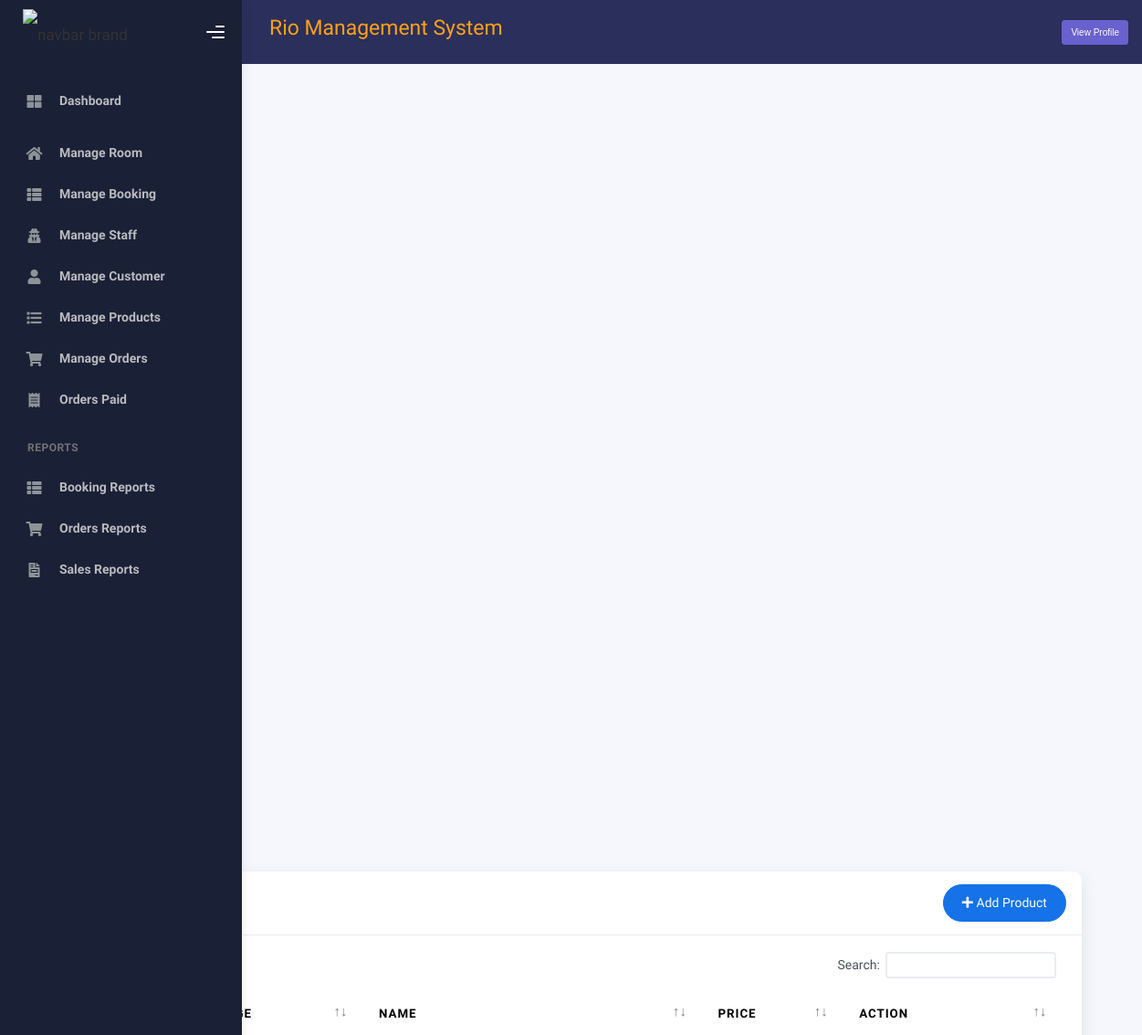
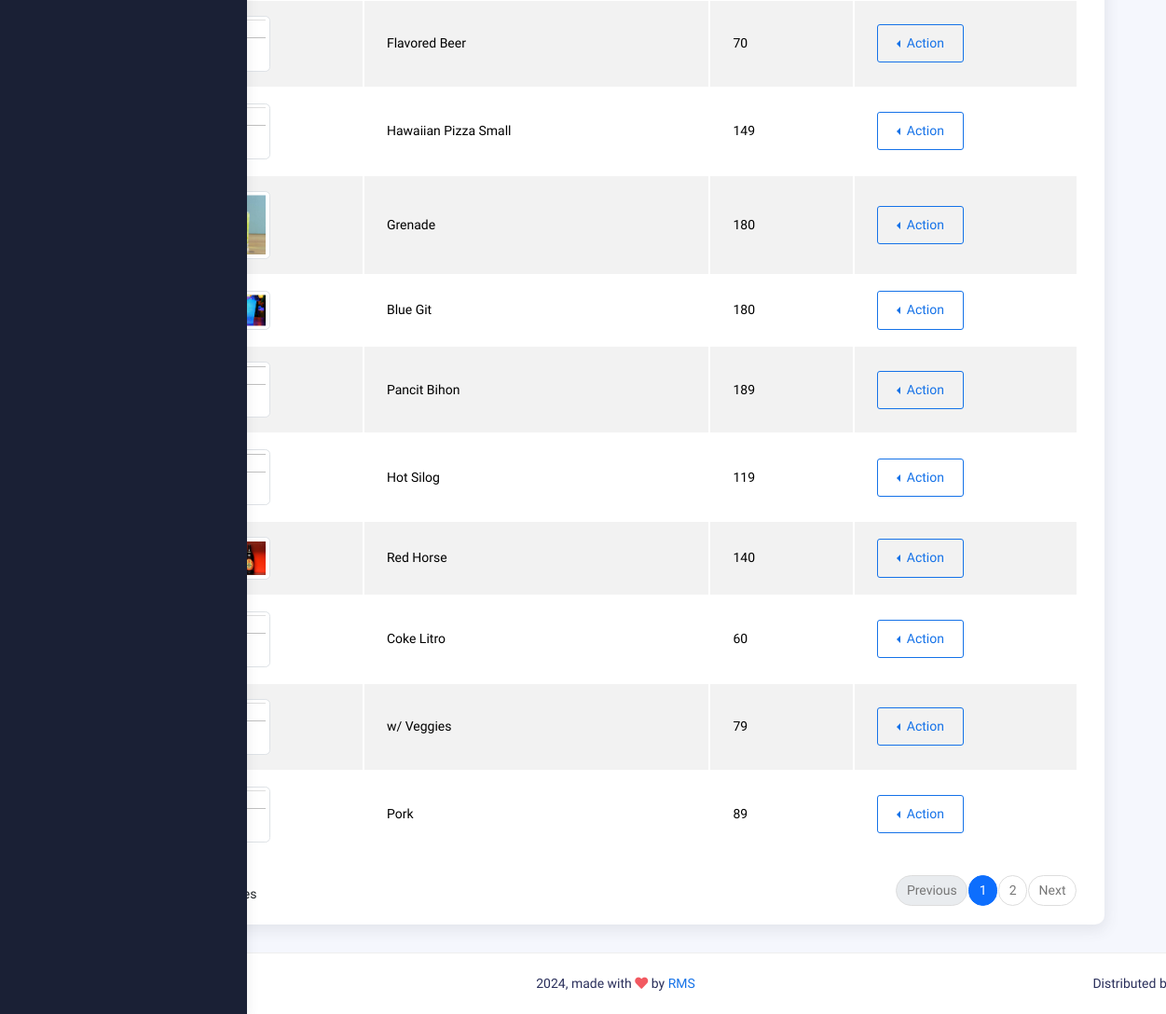
The app's page /admin/product.php with its own data (2 pictures, top to bottom).
### tables this page shows
CREATE TABLE `rpos_products` (
  `prod_id` int(11) NOT NULL,
  `prod_name` varchar(200) NOT NULL,
  `prod_img` varchar(200) NOT NULL,
  `prod_price` varchar(200) NOT NULL,
  `created_at` timestamp(6) NOT NULL DEFAULT current_timestamp(6) ON UPDATE current_timestamp(6)
);

### admin/product.php (the view, shortened to what this page needs)
<?php
include("config/connect.php");
?>
<!DOCTYPE html>
<html lang="en">
  <head>
    <link rel="stylesheet" href="assets/css/bootstrap.min.css" />
    <link rel="stylesheet" href="assets/css/plugins.min.css" />
    <link rel="stylesheet" href="assets/css/kaiadmin.min.css" />
<link rel="stylesheet" href="assets/css/demo.css" />
  </head>
  <body>
    <div class="wrapper">
      <?php include("include/sidenavigation.php");?>
      <div class="main-panel">
        <?php include("include/header.php");?>
        <div class="container">
          <div class="page-inner">
            <div class="d-flex align-items-left align-items-md-center flex-column flex-md-row pt-2 pb-4">
              <div>
                <h3 class="fw-bold mb-3">Product List</h3>
                <h6 class="op-7 mb-2">Information</h6>
              </div>
              </div>
            </div>
          <div class="row">
              <div class="col-md-12">
                <div class="card">
                  <div class="card-header">
                     <div class="d-flex align-items-center">
                      <h4 class="card-title">Manage Product</h4>
                      <button onclick="location.href='add-product.php'" class="btn btn-primary btn-round ms-auto">
                        <i class="fa fa-plus"></i>
                        Add Product
                      </button>
                    </div>
                  </div>
                  <div class="card-body">
                    <div class="table-responsive">
                      <table
                        id="basic-datatables"
                        class="display table table-striped table-hover" style="width: 100%;">
                        <thead>
                          <tr>
                                        <th>#</th>
                                        <th>Image</th>
                                        <th>Name</th>
                                        <th>Price</th>
                                        <th>Action</th>
                                    </tr>
                                </thead>
                                <tbody>
                                   <?php
                                    $sql = "SELECT prod_id, prod_img, prod_name,  prod_price FROM rpos_products";
                                    $result = $conn->query($sql);
                                    $cnt = 1;
                                    if ($result->num_rows > 0) {
                                    while($row = $result->fetch_assoc()) {
                                    ?>
                <tr>
                    <td><?php echo $cnt; ?></td>
                    <td> <?php
?></td>
                    <td><?php echo  htmlspecialchars($row['prod_name'], ENT_QUOTES, 'UTF-8'); ?></td>
                    <td><?php echo  htmlspecialchars($row['prod_price'], ENT_QUOTES, 'UTF-8'); ?></td>
                    <td>
                        <div class="btn-group dropstart">
                        <button
                          type="button"
                          class="btn btn-primary btn-border dropdown-toggle"
                          data-bs-toggle="dropdown"
                          aria-haspopup="true"
                          aria-expanded="false"
                        >
                          Action
                        </button>
                      </div>
                    </td>
                </tr>
                <?php  $cnt = $cnt+1; } } $conn->close(); ?>
                                </tbody>
                            </table>
                    </div>
                  </div>
                </div>
              </div>
      </div>
 <?php include("include/footer.php");?>
    </div>
  </body>
</html>

### records on screen
rpos_products: prod_name "Flavored Beer", prod_price "70"
rpos_products: prod_name "Hawaiian Pizza Small", prod_price "149"
rpos_products: prod_name "Grenade", prod_price "180"
rpos_products: prod_name "Blue Git", prod_price "180"
rpos_products: prod_name "Pancit Bihon", prod_price "189"
rpos_products: prod_name "Hot Silog", prod_price "119"
rpos_products: prod_name "Red Horse", prod_price "140"
rpos_products: prod_name "Coke Litro", prod_price "60"
rpos_products: prod_name "w/ Veggies", prod_price "79"
rpos_products: prod_name "Pork", prod_price "89"
